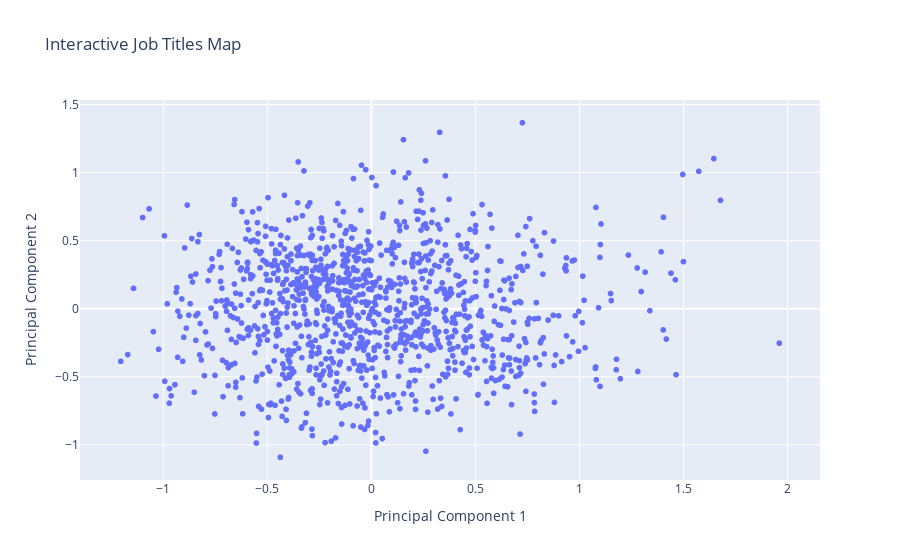

Notebook code for this chart:
### Code cell
import plotly.express as px
# pcs = ['pc1_tsne', 'pc2_tsne']
# pcs = ['pc1_isomap', 'pc2_isomap']
# pcs = ['pc1_svd', 'pc2_svd']
pcs = ['pc1', 'pc2']
# pcs = ['pc1_mds', 'pc2_mds']

fig = px.scatter(jobs_df, x=pcs[0], y=pcs[1], hover_name='Occupations',
                 title='Interactive Map of Job Titles',
                 labels={'pc1': 'Principal Component 1', 'pc2': 'Principal Component 2'})

# Update layout to improve the appearance
fig.update_layout(title='Interactive Job Titles Map',
                  xaxis_title='Principal Component 1',
                  yaxis_title='Principal Component 2',
                  hovermode='closest')

# Show the plot
fig.show()

### Figure 1 — Plotly figure (JSON) as saved in the notebook; plotly's stock layout.template omitted (floating-point values rounded to 4 significant figures; data arrays with more than 128 entries replaced by an {"elided": "..."} marker saying what was removed)
{"data": [{"hovertemplate": "<b>%{hovertext}</b><br><br>Principal Component 1=%{x}<br>Principal Component 2=%{y}<extra></extra>", "hovertext": {"elided": "1155 str values"}, "legendgroup": "", "marker": {"color": "#636efa", "symbol": "circle"}, "mode": "markers", "name": "", "showlegend": false, "type": "scattergl", "x": {"elided": "1155 float values"}, "xaxis": "x", "y": {"elided": "1155 float values"}, "yaxis": "y"}], "layout": {"hovermode": "closest", "legend": {"tracegroupgap": 0}, "title": {"text": "Interactive Job Titles Map"}, "xaxis": {"anchor": "y", "domain": [0, 1], "title": {"text": "Principal Component 1"}}, "yaxis": {"anchor": "x", "domain": [0, 1], "title": {"text": "Principal Component 2"}}}}
